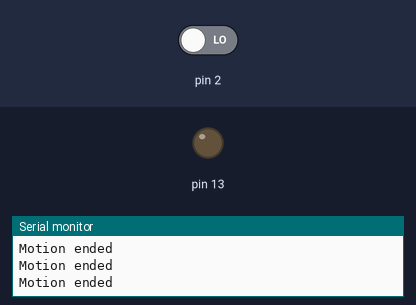
This sketch was run on a simulated Arduino Uno, built with avr-gcc and run on an emulated ATmega328P. On the bench: output pins drawn as LEDs (lit = HIGH), the last lines printed to the serial monitor. The inputs (shaded band) are chosen by the test bench; at power-on: pin 2 LOW.

Above: at 2.8 s.
2.9 s: pin 2 driven HIGH
At 4.2 s:
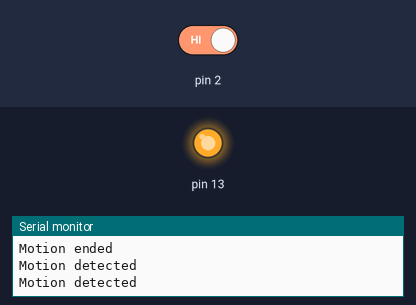
4.5 s: pin 2 driven LOW
At 5.9 s:
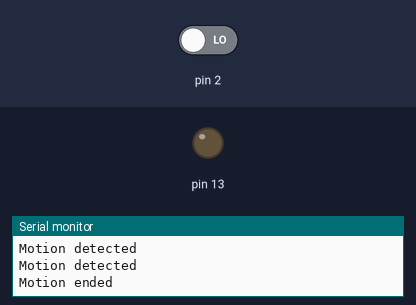
Timing chart, 0 to 7.5 s (numbered marks = the images above; inputs shaded):
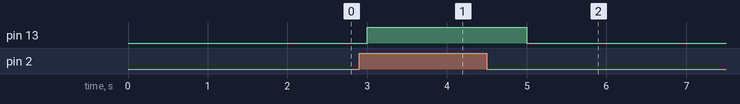

The sketch:

Task1.1P.ino
```cpp
void setup(){
  pinMode(13, OUTPUT);
  pinMode (2, INPUT);
  Serial.begin(9600); //start serial Monitor
}

void loop(){

  if(digitalRead(2) == HIGH){
    digitalWrite(13, HIGH);
    Serial.println("Motion detected");

  } else {
    digitalWrite(13, LOW);
    Serial.println("Motion ended");
  }
  delay(1000);
}
```

Measured:
- after the input at 2.9 s, pin 13: LOW → HIGH after 0.10 s
- after the input at 4.5 s, pin 13: HIGH → LOW after 0.50 s
